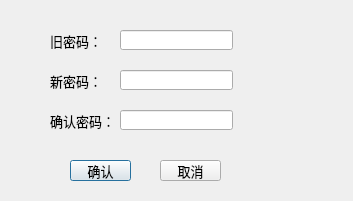
<?xml version="1.0" encoding="UTF-8"?>
<ui version="4.0">
 <class>ChgPwd</class>
 <widget class="QDialog" name="ChgPwd">
  <property name="geometry">
   <rect>
    <x>0</x>
    <y>0</y>
    <width>353</width>
    <height>201</height>
   </rect>
  </property>
  <property name="windowTitle">
   <string>更改密码</string>
  </property>
  <widget class="QPushButton" name="okBut">
   <property name="geometry">
    <rect>
     <x>70</x>
     <y>160</y>
     <width>61</width>
     <height>21</height>
    </rect>
   </property>
   <property name="font">
    <font>
     <family>宋体</family>
     <pointsize>10</pointsize>
    </font>
   </property>
   <property name="text">
    <string>确认</string>
   </property>
  </widget>
  <widget class="QPushButton" name="caclBut">
   <property name="geometry">
    <rect>
     <x>160</x>
     <y>160</y>
     <width>61</width>
     <height>21</height>
    </rect>
   </property>
   <property name="font">
    <font>
     <family>宋体</family>
     <pointsize>10</pointsize>
    </font>
   </property>
   <property name="text">
    <string>取消</string>
   </property>
  </widget>
  <widget class="QLineEdit" name="oPwdEdit">
   <property name="geometry">
    <rect>
     <x>120</x>
     <y>30</y>
     <width>113</width>
     <height>20</height>
    </rect>
   </property>
   <property name="font">
    <font>
     <family>宋体</family>
     <pointsize>10</pointsize>
    </font>
   </property>
   <property name="echoMode">
    <enum>QLineEdit::Password</enum>
   </property>
  </widget>
  <widget class="QLabel" name="oPwdLab">
   <property name="geometry">
    <rect>
     <x>50</x>
     <y>30</y>
     <width>51</width>
     <height>21</height>
    </rect>
   </property>
   <property name="font">
    <font>
     <family>宋体</family>
     <pointsize>10</pointsize>
    </font>
   </property>
   <property name="text">
    <string>旧密码：</string>
   </property>
  </widget>
  <widget class="QLineEdit" name="nPwdEdit">
   <property name="geometry">
    <rect>
     <x>120</x>
     <y>70</y>
     <width>113</width>
     <height>20</height>
    </rect>
   </property>
   <property name="font">
    <font>
     <family>宋体</family>
     <pointsize>10</pointsize>
    </font>
   </property>
   <property name="echoMode">
    <enum>QLineEdit::Password</enum>
   </property>
  </widget>
  <widget class="QLineEdit" name="conPwdEdit">
   <property name="geometry">
    <rect>
     <x>120</x>
     <y>110</y>
     <width>113</width>
     <height>20</height>
    </rect>
   </property>
   <property name="font">
    <font>
     <family>宋体</family>
     <pointsize>10</pointsize>
    </font>
   </property>
   <property name="echoMode">
    <enum>QLineEdit::Password</enum>
   </property>
  </widget>
  <widget class="QLabel" name="conPwdLab">
   <property name="geometry">
    <rect>
     <x>50</x>
     <y>110</y>
     <width>61</width>
     <height>21</height>
    </rect>
   </property>
   <property name="font">
    <font>
     <family>宋体</family>
     <pointsize>10</pointsize>
    </font>
   </property>
   <property name="text">
    <string>确认密码：</string>
   </property>
  </widget>
  <widget class="QLabel" name="nPwdLab">
   <property name="geometry">
    <rect>
     <x>50</x>
     <y>70</y>
     <width>51</width>
     <height>21</height>
    </rect>
   </property>
   <property name="font">
    <font>
     <family>宋体</family>
     <pointsize>10</pointsize>
    </font>
   </property>
   <property name="text">
    <string>新密码：</string>
   </property>
  </widget>
  <widget class="QLabel" name="pwdErrLab">
   <property name="geometry">
    <rect>
     <x>250</x>
     <y>30</y>
     <width>61</width>
     <height>21</height>
    </rect>
   </property>
   <property name="font">
    <font>
     <family>宋体</family>
     <pointsize>10</pointsize>
    </font>
   </property>
   <property name="text">
    <string/>
   </property>
  </widget>
  <widget class="QLabel" name="conErrLab">
   <property name="geometry">
    <rect>
     <x>250</x>
     <y>110</y>
     <width>101</width>
     <height>21</height>
    </rect>
   </property>
   <property name="font">
    <font>
     <family>宋体</family>
     <pointsize>10</pointsize>
    </font>
   </property>
   <property name="text">
    <string/>
   </property>
   <property name="openExternalLinks">
    <bool>false</bool>
   </property>
  </widget>
 </widget>
 <resources/>
 <connections/>
</ui>
